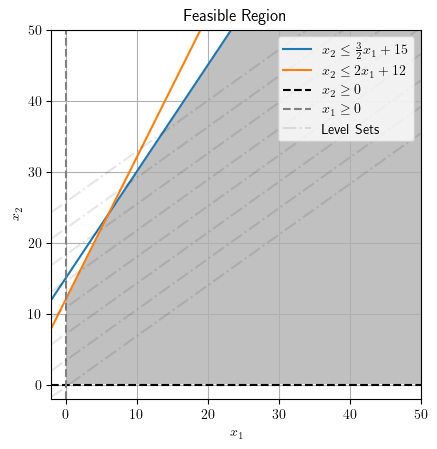

Here is the Python script that generated this plot:
import numpy as np
import matplotlib.pyplot as plt

plt.rcParams['text.usetex'] = True

plt.title('Feasible Region')
plt.xlabel('$x_1$')
plt.ylabel('$x_2$')

x_min, x_max = (-2, 50)
y_min, y_max = (-2, 50)

sample_size = 300

xx1, xx2 = np.meshgrid(
    np.linspace(x_min, x_max, sample_size),
    np.linspace(y_min, y_max, sample_size),
)

x1_min = 0
x2_min = 0

a0 = np.ones(xx1.shape) * x1_min
a1 = np.ones(xx1.shape) * x2_min

a2 = (3/2) * xx1 + 15
a3 = 2*xx1 + 12

plt.imshow(
    (
            (xx1 >= a0)
            & (xx2 >= a1)
            & (xx2 <= a2)
            & (xx2 <= a3)
    ).astype(int),
    extent=(x_min, x_max, y_min, y_max),
    origin='lower',
    cmap='Greys',
    alpha=0.25
)

plt.plot(xx1[0, :], a2[0, :], label=r'$x_2 \le \frac{3}{2}x_1 + 15$')
plt.plot(xx1[0, :], a3[0, :], label=r'$x_2 \le 2x_1 + 12$')

plt.plot(xx1[0, :], a1[0, :], 'k--', label=r'$x_2 \ge {}$'.format(x2_min))
plt.axvline(x=x1_min, label=r'$x_1 \ge {}$'.format(x1_min), color='gray', linestyle='dashed')

objective_fn = lambda z, x1: z/7 + (5/7)*x1
for i in np.arange(y_min, 4*y_max, (y_max - y_min) / 2):
    if i == y_min:
        plt.plot(xx1[0, :], objective_fn(i, xx1[0, :]), 'k-.', alpha=0.1, label='Level Sets')
    else:
        plt.plot(xx1[0, :], objective_fn(i, xx1[0, :]), 'k-.', alpha=0.1)

plt.legend(loc='upper right')
plt.xlim((x_min, x_max))
plt.ylim((y_min, y_max))
plt.grid(True)

plt.savefig('problem_5i.png', bbox_inches='tight')
